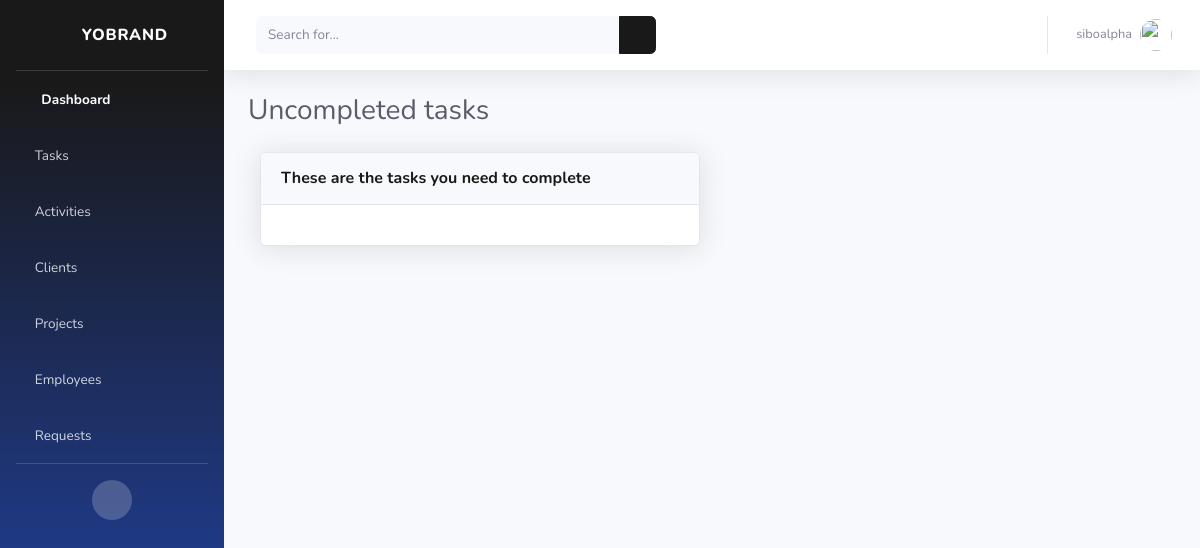
Before: /tasks-due/ (signed in) with the older database file.
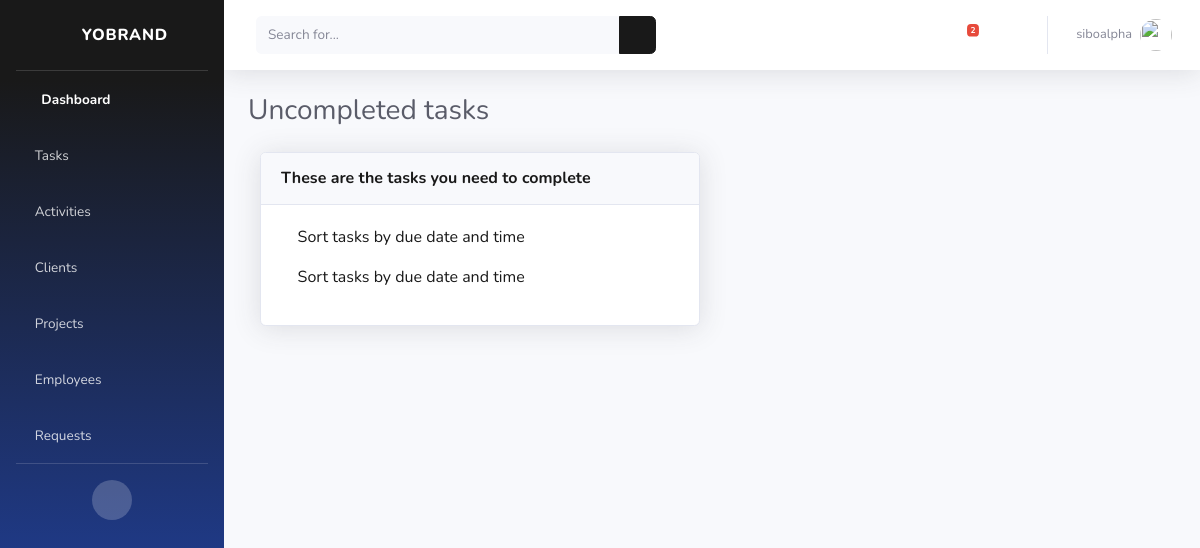
After: the same page with the newer database file.
### cms/models.py (models this page shows, shortened)
class Task(models.Model):
    title = models.CharField(max_length=40, null=True)
    description = models.TextField(max_length=200, null=True)
    employee = models.ForeignKey(User, on_delete=models.SET_NULL, null=True)
    project = models.ForeignKey(Project, on_delete=models.SET_NULL ,null=True)
    complete = models.BooleanField(default=False)
    due_date = models.DateField(auto_now_add=False, null=True)
    due_time = models.TimeField(auto_now_add=False, null=True)

### cms/views.py (the view)
# urls.py: path('tasks-due/', views.tasksDue, name="tasks-due"),
@login_required(login_url='login')
def tasksDue(request):
    tasks = request.user.task_set.all()
    tasks_notification = Task.objects.filter(employee=request.user, complete = False).count()
    context = {'tasks': tasks, 'tasks_notification': tasks_notification}
    return render(request, 'cms/tasks-due.html', context)

### cms/templates/cms/tasks-due.html
{% extends 'cms/base.html' %}
{% block content %}
<div class="container-fluid">
    <div class="d-sm-flex align-items-center justify-content-between mb-4">
        <h1 class="h3 mb-0 text-gray-800">Uncompleted tasks</h1>
    </div>
    <div class="col-lg-6">
        <div class="card shadow mb-4">
            <div class="card-header py-3 d-flex flex-row align-items-center justify-content-between">
                <h6 class="m-0 font-weight-bold text-primary"> These are the tasks you need to complete</h6>
            </div>
            <div class="card-body">
                {% for task in tasks %}
                    {% if task.complete == False %}
                    <a href="{% url 'task' task.id %}">
                        <p><span><i class="far fa-dot-circle" style='color:red'></i><span> </span>{{task.title}}</p>
                    </a>
                {% endif %}
                {% endfor %}
            </div>
        </div>
    </div>
</div>
</div>
{% endblock %}

### cms/templates/cms/base.html (shortened to what the changed rows need)
<!DOCTYPE html>
{% load static %}
<html lang="en">
<head>
    <link href="{% static 'vendor/fontawesome-free/css/all.min.css' %}" rel="stylesheet" type="text/css">
    <link href="{% static 'css/sb-admin-2.min.css' %}" rel="stylesheet">
</head>
<body id="page-top">
    <div id="wrapper">
        <div id="content-wrapper" class="d-flex flex-column">
            <div id="content">
                <nav class="navbar navbar-expand navbar-light bg-white topbar mb-4 static-top shadow">
                    <ul class="navbar-nav ml-auto">
                        <li class="nav-item dropdown no-arrow mx-1">
                            <a class="nav-link dropdown-toggle" href="#" id="alertsDropdown" role="button"
                                data-toggle="dropdown" aria-haspopup="true" aria-expanded="false">
                                <i class="fas fa-bell fa-fw"></i>
                                {% if tasks_notification %}
                                <span class="badge badge-danger badge-counter">{{tasks_notification}}</span>
                                {% endif %}
                            </a>
                        </li>
                    </ul>
                </nav>
                {% block content%}
                {% endblock %}
</body>
</html>

Changed rows visible on the page:
added Task: title "Sort tasks by due date and time"
added Task: title "Sort tasks by due date and time"
Other visible differences:
{{ tasks_notification }}: (not shown) → "2"
